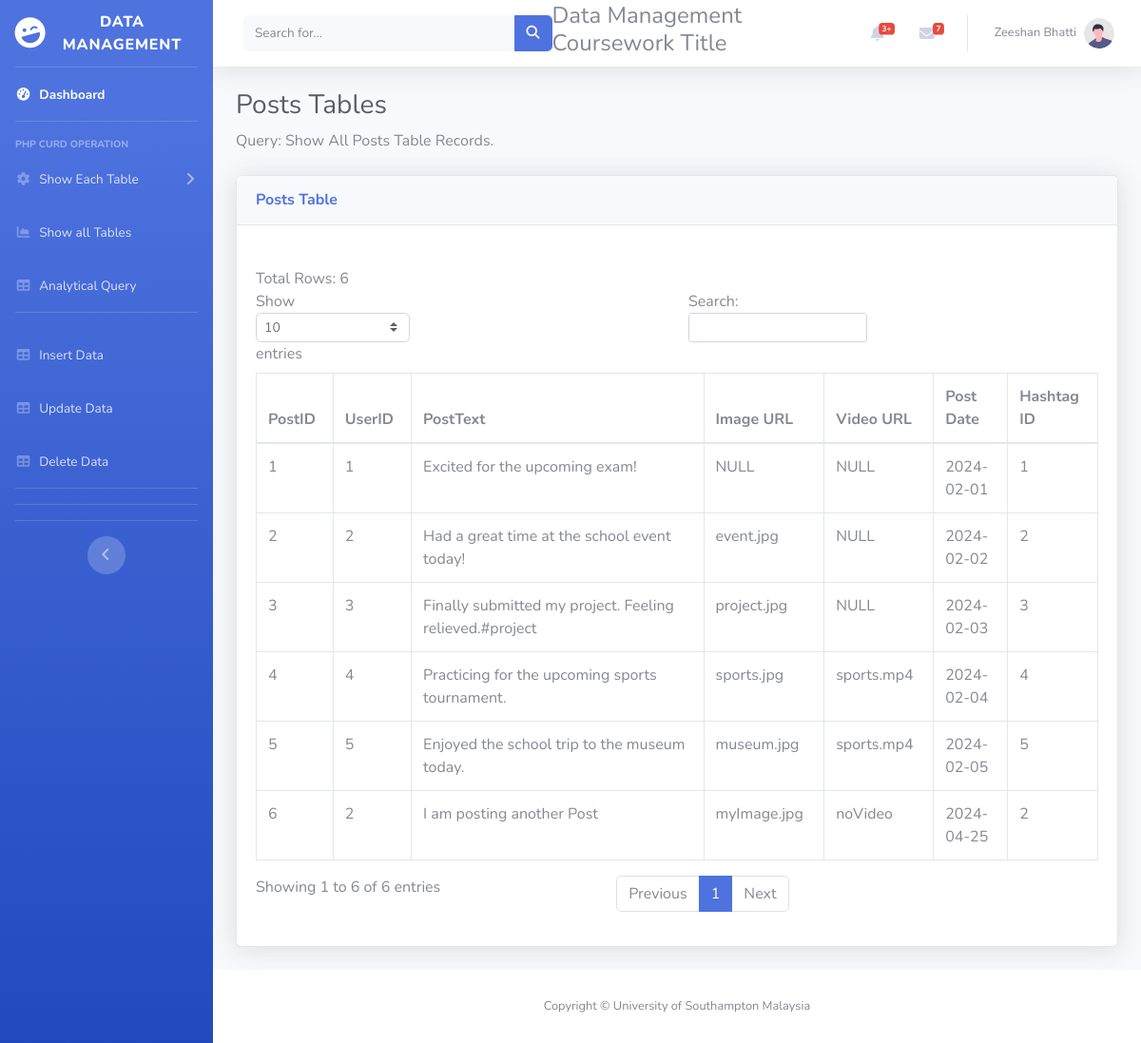
The page /php_curd/PostsTable.php on the database its author committed.
### tables this page shows
CREATE TABLE `Posts` (
  `PostID` int(11) NOT NULL,
  `UserID` int(11) NOT NULL,
  `PostText` varchar(255) NOT NULL,
  `ImageURL` varchar(255) NOT NULL,
  `VideoURL` varchar(255) NOT NULL,
  `PostDate` date NOT NULL,
  `HashtagID` int(50) DEFAULT NULL
);

### php_curd/PostsTable.php (the view, shortened to what this page needs)
<?php
    include 'db_connect.php';
    include 'sideBarMenu.php';
?>
                <div class="container-fluid">
                    <h1 class="h3 mb-2 text-gray-800">Posts Tables</h1>
                    <p class="mb-4">Query: Show All Posts Table Records.
                        </p>
                    <div class="card shadow mb-4">
                        <div class="card-header py-3">
                            <h6 class="m-0 font-weight-bold text-primary">Posts Table</h6>
                        </div>
                       <div class="card-body">
                            <div class="table-responsive">
                                <table class="table table-bordered" id="dataTable" width="100%" cellspacing="0">
                                <thead>
                                        <tr>
                                            <th>PostID</th>
                                            <th>UserID</th>
                                            <th>PostText</th>
                                            <th>Image URL</th>
                                            <th>Video URL</th>
                                            <th>Post Date</th>
                                            <th>Hashtag ID</th>
                                        </tr>
                                    </thead>
                                    <tbody>
                                <?php
                                    $sql = "SELECT * FROM Posts";
                                    $result = mysqli_query($conn, $sql);
                                    echo "<br> Total Rows: " . mysqli_num_rows($result);
                                    if (mysqli_num_rows($result) > 0) {
                                    while($row = mysqli_fetch_assoc($result)) {
                                        echo "<tr>";
                                                    echo "<td>".$row["PostID"]  ."</td>";
                                                    echo "<td>".$row["UserID"]  ."</td>";
                                                    echo    "<td>".$row['PostText']. "</td>";
                                                    echo   "<td>".$row['ImageURL']. "</td>";
                                                    echo   "<td>".$row['VideoURL']. "</td>";
                                                    echo   "<td>".$row['PostDate']. "</td>";
                                                    echo   "<td>".$row['HashtagID']. "</td>";
                                                    echo "</tr>";
                                    }
                                    } else {
                                    echo "0 results";
                                    }
                                 ?>
                                    </tbody>
                                </table>
                            </div>
                        </div>
                    </div>
                </div>
<?php
include 'footer.php';
?>

### php_curd/sideBarMenu.php (shortened to what this page needs)
<!DOCTYPE html>
<html lang="en">
<head>
    <link href="https://cdnjs.cloudflare.com/ajax/libs/font-awesome/6.6.0/css/all.min.css" rel="stylesheet" type="text/css">
    <link href="css/sb-admin-2.min.css" rel="stylesheet">
</head>
<body id="page-top">
    <div id="wrapper">
        <ul class="navbar-nav bg-gradient-primary sidebar sidebar-dark accordion" id="accordionSidebar">
            <a class="sidebar-brand d-flex align-items-center justify-content-center" href="index.php">
                <div class="sidebar-brand-icon rotate-n-15">
                    <i class="fas fa-laugh-wink"></i>
                </div>
                <div class="sidebar-brand-text mx-3">Data Management</div>
            </a>
            <hr class="sidebar-divider my-0">
            <li class="nav-item active">
                <a class="nav-link" href="index.php">
                    <i class="fas fa-fw fa-tachometer-alt"></i>
                    <span>Dashboard</span></a>
            </li>
            <hr class="sidebar-divider">
            <div class="sidebar-heading">
                PHP CURD Operation
            </div>
            <li class="nav-item">
                <a class="nav-link collapsed" href="#" data-toggle="collapse" data-target="#collapseTwo"
                    aria-expanded="true" aria-controls="collapseTwo">
                    <i class="fas fa-fw fa-cog"></i>
                    <span>Show Each Table</span>
                </a>
            </li>
             <li class="nav-item">
                <a class="nav-link" href="showAllTables.php">
                    <i class="fas fa-fw fa-chart-area"></i>
                    <span>Show all Tables</span></a>
            </li>
             <li class="nav-item">
                <a class="nav-link" href="AnalyticalQuery.php">
                    <i class="fas fa-fw fa-table"></i>
                    <span>Analytical Query </span></a>
            </li>
            <hr class="sidebar-divider d-none d-md-block">
            <li class="nav-item">
                <a class="nav-link" href="InsertRecord.php">
                    <i class="fas fa-fw fa-table"></i>
                    <span>Insert Data</span></a>
            </li>
             <li class="nav-item">
                <a class="nav-link" href="Update_Record.php">
                    <i class="fas fa-fw fa-table"></i>
                    <span>Update Data</span></a>
            </li>
             <li class="nav-item">
                <a class="nav-link" href="Update_Record.php">
                    <i class="fas fa-fw fa-table"></i>
                    <span>Delete Data</span></a>
            </li>
            <hr class="sidebar-divider d-none d-md-block">
            <hr class="sidebar-divider">
            <hr class="sidebar-divider d-none d-md-block">
            <div class="text-center d-none d-md-inline">
                <button class="rounded-circle border-0" id="sidebarToggle"></button>
            </div>
        </ul>
        <div id="content-wrapper" class="d-flex flex-column">
            <div id="content">
                <nav class="navbar navbar-expand navbar-light bg-white topbar mb-4 static-top shadow">
                    <form
                        class="d-none d-sm-inline-block form-inline mr-auto ml-md-3 my-2 my-md-0 mw-100 navbar-search">
                        <div class="input-group">
                            <input type="text" class="form-control bg-light border-0 small" placeholder="Search for..."
                                aria-label="Search" aria-describedby="basic-addon2">
                            <div class="input-group-append">
                                <button class="btn btn-primary" type="button">
                                    <i class="fas fa-search fa-sm"></i>
                                </button>
                            </div>
                        </div>
                    </form>
                    <h4>  Data Management Coursework Title</h4>
                    <ul class="navbar-nav ml-auto">
                        <li class="nav-item dropdown no-arrow mx-1">
                            <a class="nav-link dropdown-toggle" href="#" id="alertsDropdown" role="button"
                                data-toggle="dropdown" aria-haspopup="true" aria-expanded="false">
                                <i class="fas fa-bell fa-fw"></i>
                                <span class="badge badge-danger badge-counter">3+</span>
                            </a>
                        </li>
                        <li class="nav-item dropdown no-arrow mx-1">
                            <a class="nav-link dropdown-toggle" href="#" id="messagesDropdown" role="button"
                                data-toggle="dropdown" aria-haspopup="true" aria-expanded="false">
                                <i class="fas fa-envelope fa-fw"></i>
                                <span class="badge badge-danger badge-counter">7</span>
                            </a>
                        </li>
                        <li class="nav-item dropdown no-arrow">
                            <a class="nav-link dropdown-toggle" href="#" id="userDropdown" role="button"
                                data-toggle="dropdown" aria-haspopup="true" aria-expanded="false">
                                <span class="mr-2 d-none d-lg-inline text-gray-600 small">Zeeshan Bhatti</span>
                                <img class="img-profile rounded-circle"
                                    src="img/undraw_profile.svg">
                            </a>
                        </li>
                    </ul>
                </nav>

### php_curd/footer.php (shortened to what this page needs)
            <footer class="sticky-footer bg-white">
                <div class="container my-auto">
                    <div class="copyright text-center my-auto">
                        <span>Copyright &copy; University of Southampton Malaysia</span>
                    </div>
                </div>
            </footer>
        </div>
    </div>
</body>
</html>

### rows shown on the page
posts: PostID "1", UserID "1", PostText "Excited for the upcoming exam!", ImageURL "NULL", VideoURL "NULL", PostDate "2024-02-01", HashtagID "1"
posts: PostID "2", UserID "2", PostText "Had a great time at the school event today!", ImageURL "event.jpg", VideoURL "NULL", PostDate "2024-02-02", HashtagID "2"
posts: PostID "3", UserID "3", PostText "Finally submitted my project. Feeling relieved.#project", ImageURL "project.jpg", VideoURL "NULL", PostDate "2024-02-03", HashtagID "3"
posts: PostID "4", UserID "4", PostText "Practicing for the upcoming sports tournament.", ImageURL "sports.jpg", VideoURL "sports.mp4", PostDate "2024-02-04", HashtagID "4"
posts: PostID "5", UserID "5", PostText "Enjoyed the school trip to the museum today.", ImageURL "museum.jpg", VideoURL "sports.mp4", PostDate "2024-02-05", HashtagID "5"
posts: PostID "6", UserID "2", PostText "I am posting another Post", ImageURL "myImage.jpg", VideoURL "noVideo", PostDate "2024-04-25", HashtagID "2"
